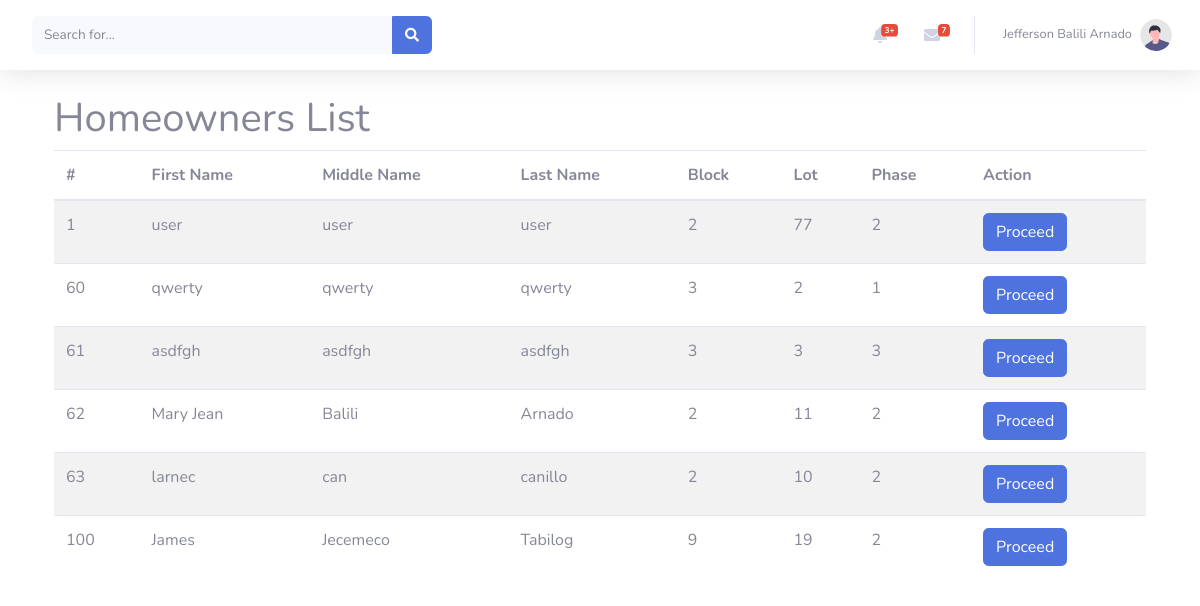
The page /homeownerslist.php (signed in) on the database as committed earlier.
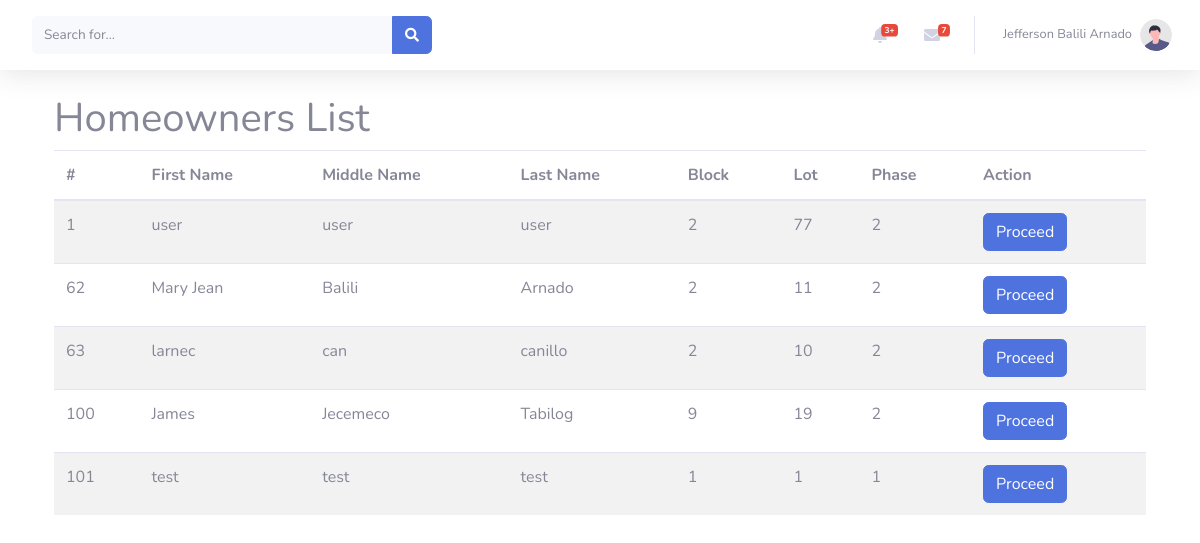
The same page on the database as committed later.
### tables this page shows
CREATE TABLE `user` (
  `id` int(50) NOT NULL,
  `firstname` varchar(50) NOT NULL,
  `middlename` varchar(50) NOT NULL,
  `lastname` varchar(50) NOT NULL,
  `block` int(50) NOT NULL,
  `lot` int(50) NOT NULL,
  `phase` int(30) NOT NULL,
  `username` varchar(30) NOT NULL,
  `password` varchar(500) NOT NULL,
  `emailadd` varchar(50) NOT NULL,
  `phonenum` bigint(12) NOT NULL,
  `address` varchar(50) NOT NULL,
  `postalcode` int(50) NOT NULL,
  `usertype` varchar(50) NOT NULL,
  `photo` varchar(50) NOT NULL,
  `status` int(1) NOT NULL DEFAULT 0
);

### fetch_homeowners.php (the view, shortened to what this page needs)
<?php
$servername = "localhost";
$username = "root";
$password = "";
$dbname = "waternetic";
$conn = new mysqli($servername, $username, $password, $dbname);
$sql = "SELECT * FROM user WHERE usertype = 'User'";
$result = $conn->query($sql);
if ($result->num_rows > 0) {
    while($row = $result->fetch_assoc()) {
        echo "<tr>";
        echo "<td>" . $row["id"] . "</td>";
        echo "<td>" . $row["firstname"] . "</td>";
        echo "<td>" . $row["middlename"] . "</td>";
        echo "<td>" . $row["lastname"] . "</td>";
        echo "<td>" . $row["block"] . "</td>";
        echo "<td>" . $row["lot"] . "</td>";
        echo "<td>" . $row["phase"] . "</td>";
        echo "<td><a class='btn btn-primary' href='form_interface.php?user_id=" . $row["id"] . "'>Proceed</a></td>";
        echo "</tr>";
    }
} else {
    echo "<tr><td colspan='7'>No homeowners found.</td></tr>";
}
?>

Rows that differ between the two databases and show on the page:
removed user: id "60", firstname "qwerty", middlename "qwerty", lastname "qwerty", block "3", lot "2", phase "1"
removed user: id "61", firstname "asdfgh", middlename "asdfgh", lastname "asdfgh", block "3", lot "3", phase "3"
added user: id "101", firstname "test", middlename "test", lastname "test", block "1", lot "1", phase "1"
